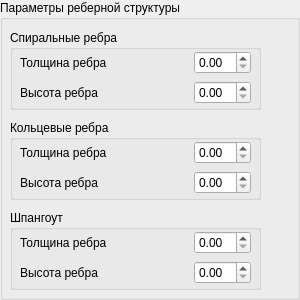
     <widget class="QGroupBox" name="groupBox_2">
      <property name="sizePolicy">
       <sizepolicy hsizetype="Expanding" vsizetype="Expanding">
        <horstretch>0</horstretch>
        <verstretch>0</verstretch>
       </sizepolicy>
      </property>
      <property name="minimumSize">
       <size>
        <width>300</width>
        <height>300</height>
       </size>
      </property>
      <property name="title">
       <string>Параметры реберной структуры</string>
      </property>
      <widget class="QGroupBox" name="groupBox_4">
       <property name="geometry">
        <rect>
         <x>10</x>
         <y>30</y>
         <width>251</width>
         <height>80</height>
        </rect>
       </property>
       <property name="title">
        <string>Спиральные ребра</string>
       </property>
       <widget class="QWidget" name="horizontalLayoutWidget_7">
        <property name="geometry">
         <rect>
          <x>10</x>
          <y>20</y>
          <width>231</width>
          <height>25</height>
         </rect>
        </property>
        <layout class="QHBoxLayout" name="horizontalLayout_7">
         <item>
          <widget class="QLabel" name="label_a_sp">
           <property name="text">
            <string>Толщина ребра</string>
           </property>
          </widget>
         </item>
         <item>
          <spacer name="horizontalSpacer_7">
           <property name="orientation">
            <enum>Qt::Orientation::Horizontal</enum>
           </property>
           <property name="sizeHint" stdset="0">
            <size>
             <width>40</width>
             <height>20</height>
            </size>
           </property>
          </spacer>
         </item>
         <item>
          <widget class="QDoubleSpinBox" name="doubleSpinBox_input_thinkness_spiral"/>
         </item>
        </layout>
       </widget>
       <widget class="QWidget" name="horizontalLayoutWidget_8">
        <property name="geometry">
         <rect>
          <x>10</x>
          <y>50</y>
          <width>231</width>
          <height>25</height>
         </rect>
        </property>
        <layout class="QHBoxLayout" name="horizontalLayout_8">
         <item>
          <widget class="QLabel" name="label_b_sp">
           <property name="text">
            <string>Высота ребра</string>
           </property>
          </widget>
         </item>
         <item>
          <spacer name="horizontalSpacer_8">
           <property name="orientation">
            <enum>Qt::Orientation::Horizontal</enum>
           </property>
           <property name="sizeHint" stdset="0">
            <size>
             <width>40</width>
             <height>20</height>
            </size>
           </property>
          </spacer>
         </item>
         <item>
          <widget class="QDoubleSpinBox" name="doubleSpinBox_input_height_spiral"/>
         </item>
        </layout>
       </widget>
      </widget>
      <widget class="QGroupBox" name="groupBox_5">
       <property name="geometry">
        <rect>
         <x>10</x>
         <y>120</y>
         <width>251</width>
         <height>80</height>
        </rect>
       </property>
       <property name="title">
        <string>Кольцевые ребра</string>
       </property>
       <widget class="QWidget" name="horizontalLayoutWidget_9">
        <property name="geometry">
         <rect>
          <x>10</x>
          <y>20</y>
          <width>231</width>
          <height>25</height>
         </rect>
        </property>
        <layout class="QHBoxLayout" name="horizontalLayout_9">
         <item>
          <widget class="QLabel" name="label_a_col">
           <property name="text">
            <string>Толщина ребра</string>
           </property>
          </widget>
         </item>
         <item>
          <spacer name="horizontalSpacer_9">
           <property name="orientation">
            <enum>Qt::Orientation::Horizontal</enum>
           </property>
           <property name="sizeHint" stdset="0">
            <size>
             <width>40</width>
             <height>20</height>
            </size>
           </property>
          </spacer>
         </item>
         <item>
          <widget class="QDoubleSpinBox" name="doubleSpinBox_input_thinkness_ring"/>
         </item>
        </layout>
       </widget>
       <widget class="QWidget" name="horizontalLayoutWidget_10">
        <property name="geometry">
         <rect>
          <x>10</x>
          <y>50</y>
          <width>231</width>
          <height>25</height>
         </rect>
        </property>
        <layout class="QHBoxLayout" name="horizontalLayout_10">
         <item>
          <widget class="QLabel" name="label_b_col">
           <property name="text">
            <string>Высота ребра</string>
           </property>
          </widget>
         </item>
         <item>
          <spacer name="horizontalSpacer_10">
           <property name="orientation">
            <enum>Qt::Orientation::Horizontal</enum>
           </property>
           <property name="sizeHint" stdset="0">
            <size>
             <width>40</width>
             <height>20</height>
            </size>
           </property>
          </spacer>
         </item>
         <item>
          <widget class="QDoubleSpinBox" name="doubleSpinBox_input_height_ring"/>
         </item>
        </layout>
       </widget>
      </widget>
      <widget class="QGroupBox" name="groupBox_6">
       <property name="geometry">
        <rect>
         <x>10</x>
         <y>210</y>
         <width>251</width>
         <height>80</height>
        </rect>
       </property>
       <property name="title">
        <string>Шпангоут</string>
       </property>
       <widget class="QWidget" name="horizontalLayoutWidget_11">
        <property name="geometry">
         <rect>
          <x>10</x>
          <y>20</y>
          <width>231</width>
          <height>25</height>
         </rect>
        </property>
        <layout class="QHBoxLayout" name="horizontalLayout_11">
         <item>
          <widget class="QLabel" name="label_a_shp">
           <property name="text">
            <string>Толщина ребра</string>
           </property>
          </widget>
         </item>
         <item>
          <spacer name="horizontalSpacer_11">
           <property name="orientation">
            <enum>Qt::Orientation::Horizontal</enum>
           </property>
           <property name="sizeHint" stdset="0">
            <size>
             <width>40</width>
             <height>20</height>
            </size>
           </property>
          </spacer>
         </item>
         <item>
          <widget class="QDoubleSpinBox" name="doubleSpinBox_input_thinkness_shp"/>
         </item>
        </layout>
       </widget>
       <widget class="QWidget" name="horizontalLayoutWidget_12">
        <property name="geometry">
         <rect>
          <x>10</x>
          <y>50</y>
          <width>231</width>
          <height>25</height>
         </rect>
        </property>
        <layout class="QHBoxLayout" name="horizontalLayout_12">
         <item>
          <widget class="QLabel" name="label_b_shp">
           <property name="text">
            <string>Высота ребра</string>
           </property>
          </widget>
         </item>
         <item>
          <spacer name="horizontalSpacer_12">
           <property name="orientation">
            <enum>Qt::Orientation::Horizontal</enum>
           </property>
           <property name="sizeHint" stdset="0">
            <size>
             <width>40</width>
             <height>20</height>
            </size>
           </property>
          </spacer>
         </item>
         <item>
          <widget class="QDoubleSpinBox" name="doubleSpinBox_input_height_shp"/>
         </item>
        </layout>
       </widget>
      </widget>
     </widget>
